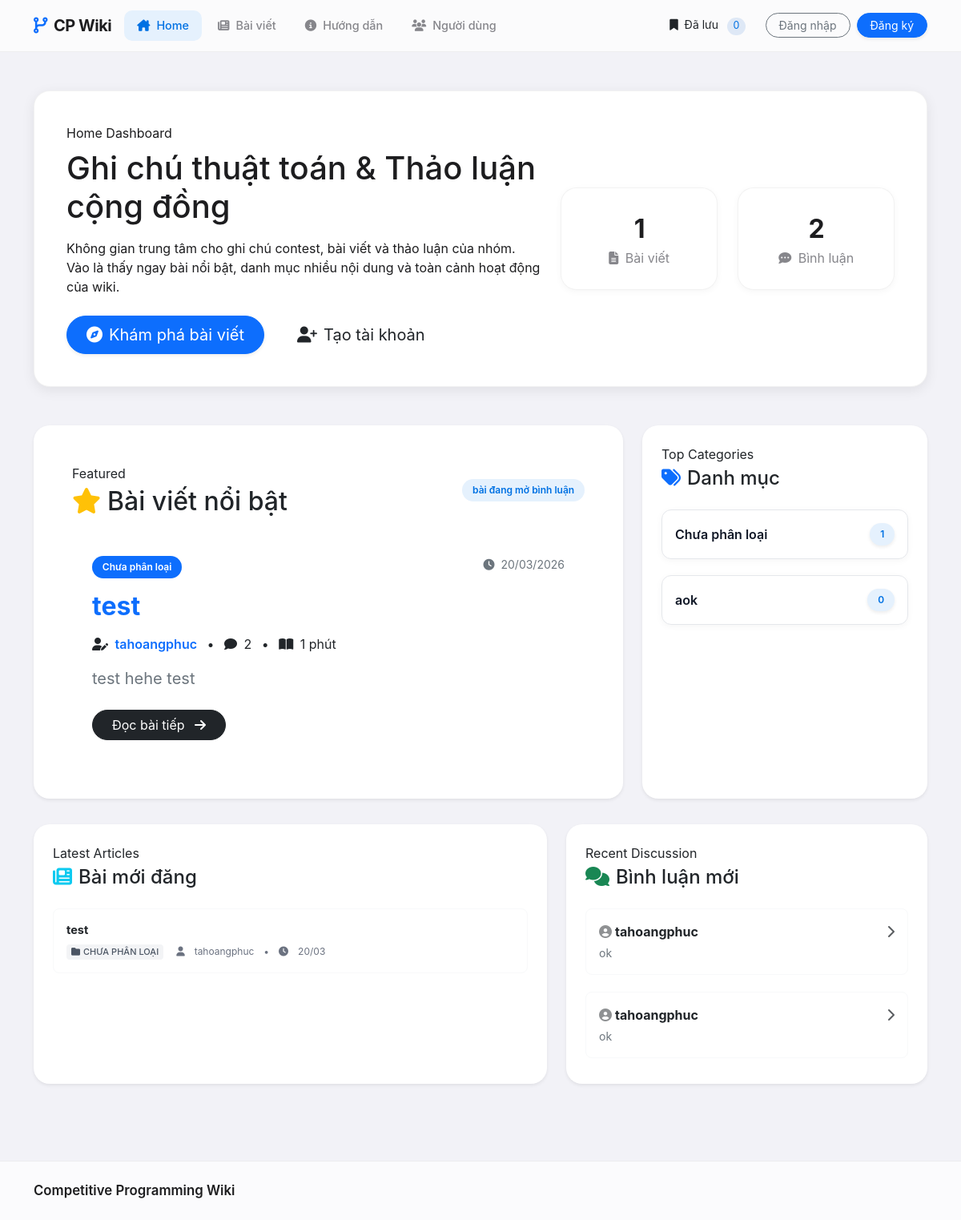
The page / on the database its author committed.
### wiki/models.py (models this page shows, shortened)
class Article(models.Model):
    title = models.CharField(max_length=220)
    slug = models.SlugField(max_length=240, blank=True, db_index=True)
    content = MartorField()
    allow_comments = models.BooleanField(default=True)
    category = models.ForeignKey(
        Category,
        on_delete=models.PROTECT,
        related_name='articles',
        blank=True,
        default=get_uncategorized_category,
    )
    author = models.ForeignKey(
        settings.AUTH_USER_MODEL,
        on_delete=models.CASCADE,
        related_name='articles',
    )
    created_at = models.DateTimeField(auto_now_add=True, db_index=True)
    updated_at = models.DateTimeField(auto_now=True, db_index=True)
    class Meta:
        ordering = ['-created_at']
        permissions = [
            ('manage_all_articles', 'Can manage all articles'),
        ]
    def get_absolute_url(self):
        return reverse('wiki:article-detail', kwargs={'pk': self.pk, 'slug': self.slug})
    @property
    def reading_time_minutes(self):
        word_count = len((self.content or '').split())
        return max(1, round(word_count / 200)) if word_count else 1

class Category(models.Model):
    name = models.CharField(max_length=120, unique=True)
    slug = models.SlugField(max_length=140, unique=True)
    description = models.TextField(blank=True)
    created_at = models.DateTimeField(auto_now_add=True)
    class Meta:
        ordering = ['name']
        verbose_name_plural = 'categories'
    def get_absolute_url(self):
        return reverse('wiki:article-list') + f'?category={self.slug}'

class Comment(models.Model):
    article = models.ForeignKey(
        Article,
        on_delete=models.CASCADE,
        related_name='comments',
    )
    author = models.ForeignKey(
        settings.AUTH_USER_MODEL,
        on_delete=models.CASCADE,
        related_name='comments',
    )
    content = models.TextField()
    is_approved = models.BooleanField(default=True)
    created_at = models.DateTimeField(auto_now_add=True, db_index=True)
    updated_at = models.DateTimeField(auto_now=True, db_index=True)
    class Meta:
        ordering = ['created_at']

### wiki/views/base.py (the view)
# urls.py: path('', base.home_view, name='home'),
def home_view(request):
    featured = Article.objects.select_related('author', 'category').annotate(comment_count=Count('comments')).order_by('-updated_at').first()
    context = {
        'featured_article': featured,
        'latest_articles': Article.objects.select_related('author', 'category').order_by('-created_at')[:4],
        'recent_comments': Comment.objects.select_related('author', 'article').filter(is_approved=True).order_by('-created_at')[:5],
        'top_categories': Category.objects.annotate(article_total=Count('articles')).order_by('-article_total')[:6],
        'total_articles': Article.objects.count(),
        'total_comments': Comment.objects.filter(is_approved=True).count(),
        'can_publish': can_publish_articles(request.user),
    }
    return render(request, 'wiki/home.html', context)

### templates/wiki/home.html (shortened to what this page needs)
{% extends 'base.html' %}
{% block content %}
<section class="hero-panel mb-5">
    <div class="row g-4 align-items-center">
        <div class="col-lg-7">
            <div class="section-eyebrow mb-2">Home Dashboard</div>
            <h1 class="hero-title mb-3">Ghi chú thuật toán & Thảo luận cộng đồng</h1>
            <p class="hero-copy mb-4">Không gian trung tâm cho ghi chú contest, bài viết và thảo luận của nhóm. Vào là thấy ngay bài nổi bật, danh mục nhiều nội dung và toàn cảnh hoạt động của wiki.</p>
            <div class="d-flex gap-3 flex-wrap">
                <a class="btn btn-primary btn-lg rounded-pill px-4 shadow-sm" href="{% url 'wiki:article-list' %}">
                    <i class="fa-solid fa-compass me-2"></i>Khám phá bài viết
                </a>
                {% if can_publish %}
                    <a class="btn btn-soft btn-lg rounded-pill px-4" href="{% url 'wiki:article-create' %}">
                        <i class="fa-solid fa-plus me-2"></i>Viết bài mới
                    </a>
                {% elif not user.is_authenticated %}
                    <a class="btn btn-soft btn-lg rounded-pill px-4" href="{% url 'wiki:signup' %}">
                        <i class="fa-solid fa-user-plus me-2"></i>Tạo tài khoản
                    </a>
                {% endif %}
            </div>
        </div>
        <div class="col-lg-5">
            <div class="stat-grid">
                <div class="stat-card app-card">
                    <div class="stat-value">{{ total_articles }}</div>
                    <div class="stat-label"><i class="fa-solid fa-file-lines me-1"></i> Bài viết</div>
                </div>
                <div class="stat-card app-card">
                    <div class="stat-value">{{ total_comments }}</div>
                    <div class="stat-label"><i class="fa-solid fa-comment-dots me-1"></i> Bình luận</div>
                </div>
            </div>
        </div>
    </div>
</section>
<div class="row g-4">
    <div class="col-lg-8">
        <div class="card border-0 shadow-sm app-card h-100">
            <div class="card-body p-4 p-lg-5">
                <div class="d-flex justify-content-between align-items-center flex-wrap gap-3 mb-4">
                    <div>
                        <div class="section-eyebrow mb-1">Featured</div>
                        <h2 class="hero-title-sm mb-0"><i class="fa-solid fa-star text-warning me-2"></i>Bài viết nổi bật</h2>
                    </div>
                    <span class="pill-badge">{{ open_comment_articles }} bài đang mở bình luận</span>
                </div>
                {% if featured_article %}
                    <article class="featured-article p-4 rounded-4 bg-white bg-opacity-50 border border-white">
                        <div class="d-flex justify-content-between flex-wrap gap-2 mb-3">
                            <span class="pill-badge bg-primary text-white border-0">{{ featured_article.category.name }}</span>
                            <span class="text-secondary small"><i class="fa-solid fa-clock me-1"></i> {{ featured_article.updated_at|date:"d/m/Y" }}</span>
                        </div>
                        <h3 class="h2 mb-3"><a class="text-decoration-none article-link fw-bold" href="{{ featured_article.get_absolute_url }}">{{ featured_article.title }}</a></h3>
                        <div class="item-meta mb-3">
                            <i class="fa-solid fa-user-pen me-1"></i> <a class="article-link text-decoration-none fw-semibold" href="{% url 'wiki:public-profile' featured_article.author.username %}">{{ featured_article.author.username }}</a>
                            <span class="mx-2">•</span>
                            <i class="fa-solid fa-comment me-1"></i> {{ featured_article.comment_count }}
                            <span class="mx-2">•</span>
                            <i class="fa-solid fa-book-open me-1"></i> {{ featured_article.reading_time_minutes }} phút
                        </div>
                        <p class="text-secondary mb-4 fs-5">{{ featured_article.content|striptags|truncatechars:260 }}</p>
                        <a class="btn btn-dark rounded-pill px-4" href="{{ featured_article.get_absolute_url }}">Đọc bài tiếp <i class="fa-solid fa-arrow-right ms-2"></i></a>
                    </article>
                {% else %}
                    <div class="empty-state">Chưa có bài viết nào để hiển thị nổi bật.</div>
                {% endif %}
            </div>
        </div>
    </div>
    <div class="col-lg-4">
        <div class="card border-0 shadow-sm app-card h-100">
            <div class="card-body p-4">
                <div class="section-eyebrow mb-1">Top Categories</div>
                <h2 class="h4 mb-4"><i class="fa-solid fa-tags text-primary me-2"></i>Danh mục</h2>
                <div class="sidebar-stack">
                    {% for category in top_categories %}
                        <a class="sidebar-link-item app-card p-3 mb-2 text-decoration-none d-flex justify-content-between align-items-center" href="{{ category.get_absolute_url }}">
                            <span class="fw-semibold">{{ category.name }}</span>
                            <span class="pill-badge border-0 shadow-sm">{{ category.article_total }}</span>
                        </a>
                    {% empty %}
                        <div class="empty-state">Chưa có danh mục nào.</div>
                    {% endfor %}
                </div>
            </div>
        </div>
    </div>
</div>
<div class="row g-4 mt-2">
    <div class="col-lg-7">
        <div class="card border-0 shadow-sm app-card h-100">
            <div class="card-body p-4">
                <div class="section-eyebrow mb-1">Latest Articles</div>
                <h2 class="h4 mb-4"><i class="fa-solid fa-newspaper text-info me-2"></i>Bài mới đăng</h2>
                <div class="sidebar-stack">
                    {% for article in latest_articles %}
                        <div class="sidebar-link-item p-3 mb-2 rounded-3 border border-light">
                            <div class="item-content">
                                <a href="{{ article.get_absolute_url }}" class="item-title text-decoration-none fw-bold text-dark d-block mb-1">{{ article.title }}</a>
                                <div class="item-meta small">
                                    <span class="article-tag me-2"><i class="fa-solid fa-folder me-1"></i>{{ article.category.name }}</span>
                                    <i class="fa-solid fa-user me-1"></i>{{ article.author.username }}
                                    <span class="mx-1">•</span>
                                    <i class="fa-solid fa-clock me-1"></i>{{ article.created_at|date:"d/m" }}
                                </div>
                            </div>
                        </div>
                    {% empty %}
                        <div class="empty-state">Chưa có bài viết mới.</div>
                    {% endfor %}
                </div>
            </div>
        </div>
    </div>
    <div class="col-lg-5">
        <div class="card border-0 shadow-sm app-card h-100">
            <div class="card-body p-4">
                <div class="section-eyebrow mb-1">Recent Discussion</div>
                <h2 class="h4 mb-4"><i class="fa-solid fa-comments text-success me-2"></i>Bình luận mới</h2>
                <div class="sidebar-stack">
                    {% for comment in recent_comments %}
                        <a class="sidebar-link-item p-3 mb-2 text-decoration-none d-flex justify-content-between align-items-start border border-light rounded-3" href="{{ comment.article.get_absolute_url }}">
                            <div>
                                <div class="fw-bold text-dark"><i class="fa-solid fa-circle-user me-1 opacity-50"></i>{{ comment.author.username }}</div>
                                <div class="text-secondary small mt-1">{{ comment.content|truncatechars:80 }}</div>
                            </div>
                            <i class="fa-solid fa-chevron-right text-muted mt-1"></i>
                        </a>
                    {% empty %}
                        <div class="empty-state">Chưa có bình luận mới.</div>
                    {% endfor %}
                </div>
            </div>
        </div>
    </div>
</div>
{% endblock %}

### templates/base.html (shortened to what this page needs)
{% load static %}
<!DOCTYPE html>
<html lang="vi">
<head>
    <link href="https://cdn.jsdelivr.net/npm/bootstrap@5.3.7/dist/css/bootstrap.min.css" rel="stylesheet">
    <link rel="stylesheet" href="https://cdn.jsdelivr.net/npm/bootstrap-icons@1.11.3/font/bootstrap-icons.min.css">
    <link rel="stylesheet" href="https://cdnjs.cloudflare.com/ajax/libs/font-awesome/6.5.1/css/all.min.css">
    <link rel="stylesheet" href="https://cdnjs.cloudflare.com/ajax/libs/highlight.js/11.9.0/styles/github.min.css">
    <link rel="stylesheet" href="https://cdn.jsdelivr.net/npm/katex@0.16.11/dist/katex.min.css">
    <link rel="stylesheet" href="{% static 'css/site.css' %}">
</head>
<body class="app-shell">
    <nav class="navbar navbar-expand-lg app-navbar">
        <div class="container">
            <a class="navbar-brand d-flex align-items-center gap-2" href="{% url 'wiki:home' %}">
                <i class="fa-solid fa-code-branch text-primary"></i>
                <span>CP Wiki</span>
            </a>
            <div class="collapse navbar-collapse" id="navbarNav">
                <ul class="navbar-nav me-auto gap-1">
                    <li class="nav-item"><a class="nav-link nav-pill {% if request.resolver_match.url_name == 'home' %}is-active{% endif %}" href="{% url 'wiki:home' %}"><i class="fa-solid fa-house-chimney"></i>Home</a></li>
                    <li class="nav-item"><a class="nav-link nav-pill " href="{% url 'wiki:article-list' %}"><i class="fa-solid fa-newspaper"></i>Bài viết</a></li>
                    <li class="nav-item"><a class="nav-link nav-pill " href="{% url 'wiki:getting-started' %}"><i class="fa-solid fa-circle-info"></i>Hướng dẫn</a></li>
                    <li class="nav-item"><a class="nav-link nav-pill " href="{% url 'wiki:user-list' %}"><i class="fa-solid fa-users"></i>Người dùng</a></li>
                </ul>
                <div class="d-flex gap-2 align-items-center flex-wrap">
                    <button class="btn btn-soft btn-sm rounded-pill px-3 saved-articles-trigger" type="button" data-bs-toggle="modal" data-bs-target="#savedArticlesModal">
                        <i class="fa-solid fa-bookmark me-1"></i>
                        Đã lưu
                        <span class="saved-count-badge" id="saved-articles-count">0</span>
                    </button>
                    {% if user.is_authenticated %}
                        <div class="dropdown">
                            <button class="btn btn-soft btn-sm rounded-pill px-3 dropdown-toggle" type="button" data-bs-toggle="dropdown">
                                <i class="fa-solid fa-circle-user me-1"></i>
                                {{ user.username }}
                            </button>
                            <ul class="dropdown-menu dropdown-menu-end border-0 shadow-lg p-2" style="border-radius: 12px;">
                                <li><a class="dropdown-item rounded-2" href="{% url 'wiki:profile' %}"><i class="fa-solid fa-user-gear me-2"></i>Tài khoản</a></li>
                                <li><hr class="dropdown-divider opacity-50"></li>
                                <li>
                                    <form method="post" action="{% url 'wiki:logout' %}" class="m-0">
                                        {% csrf_token %}
                                        <button class="dropdown-item rounded-2 text-danger" type="submit"><i class="fa-solid fa-right-from-bracket me-2"></i>Đăng xuất</button>
                                    </form>
                                </li>
                            </ul>
                        </div>
                    {% else %}
                        <a class="btn btn-outline-secondary btn-sm rounded-pill px-3" href="{% url 'wiki:login' %}">Đăng nhập</a>
                        <a class="btn btn-primary btn-sm rounded-pill px-3 shadow-sm" href="{% url 'wiki:signup' %}">Đăng ký</a>
                    {% endif %}
                </div>
            </div>
        </div>
    </nav>
    <main class="container py-4 py-lg-5 position-relative">
        {% block content %}{% endblock %}
    </main>
    <footer class="site-footer">
        <div class="container d-flex justify-content-between align-items-center flex-wrap gap-3 py-4">
            <div>
                <div class="footer-title">Competitive Programming Wiki</div>
            </div>
        </div>
    </footer>
</body>
</html>

### rows shown on the page
Article: category.name "Chưa phân loại", updated_at "20/03/2026", title "test", author.username "tahoangphuc", comment_count "2", reading_time_minutes "1", content "test hehe test", category.name "CHƯA PHÂN LOẠI", created_at "20/03"
Category: name "Chưa phân loại", article_total "1"
Category: name "aok", article_total "0"
Comment: author.username "tahoangphuc", content "ok"
Comment: author.username "tahoangphuc", content "ok"

### other values the page prints
{{ total_articles }} "1"
{{ total_comments }} "2"
